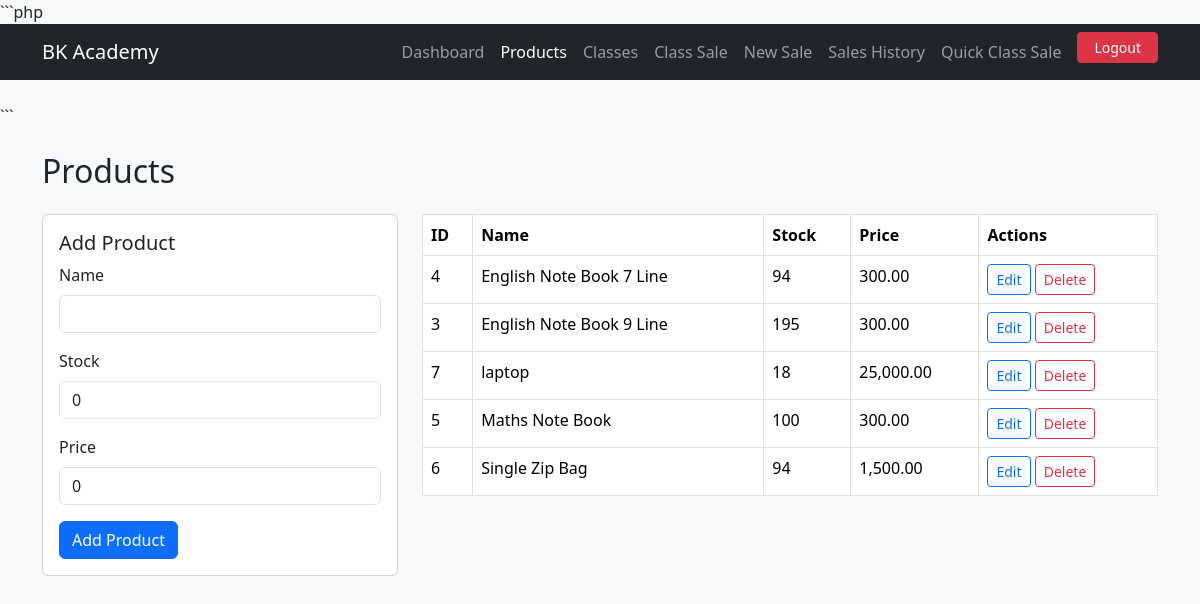
Screenshot of /inventory/products.php with the database file from the repository.
### tables this page shows
CREATE TABLE `products` (
  `id` int(11) NOT NULL,
  `name` varchar(255) NOT NULL,
  `stock` int(11) DEFAULT 0,
  `price` decimal(10,2) NOT NULL
);

### inventory/core.php (called while the page is built, shortened)
<?php
function getConnection() {
    static $pdo = null;
    if ($pdo === null) {
        try {
            $pdo = new PDO(
                "mysql:host=" . DB_HOST . ";dbname=" . DB_NAME . ";charset=utf8mb4",
                DB_USER,
                DB_PASS,
                [
                    PDO::ATTR_ERRMODE            => PDO::ERRMODE_EXCEPTION,
                    PDO::ATTR_DEFAULT_FETCH_MODE => PDO::FETCH_ASSOC,
                    PDO::ATTR_EMULATE_PREPARES   => false,
                ]
            );
            $pdo->exec("SET time_zone = '+05:00'");
        } catch (PDOException $e) {
            die("Database connection failed: " . $e->getMessage());
        }
    }
    return $pdo;
}
function getProducts() {
    $pdo = getConnection();
    $stmt = $pdo->query("SELECT * FROM products ORDER BY name ASC");
    return $stmt->fetchAll();
}

### inventory/products.php (the view, shortened to what this page needs)
<?php
require 'core.php';
$editProduct = null;
$products = getProducts();
?>
<!DOCTYPE html>
<html lang="en">
<head>
<link href="https://cdn.jsdelivr.net/npm/bootstrap@5.3.3/dist/css/bootstrap.min.css" rel="stylesheet">
</head>
<body class="bg-light">
<?php include 'navbar.php'; ?>
<div class="container py-4">
    <h2 class="mb-4">Products</h2>
    <div class="row">
        <div class="col-md-4">
            <div class="card">
                <div class="card-body">
                    <h5 class="card-title"><?= $editProduct ? 'Edit Product' : 'Add Product' ?></h5>
                    <form method="post">
                        <div class="mb-3">
                            <label class="form-label">Name</label>
                            <input type="text" name="name" class="form-control" required
                                   value="<?= htmlspecialchars($editProduct['name'] ?? '') ?>">
                        </div>
                        <div class="mb-3">
                            <label class="form-label">Stock</label>
                            <input type="number" name="stock" class="form-control" min="0" required
                                   value="<?= htmlspecialchars($editProduct['stock'] ?? 0) ?>">
                        </div>
                        <div class="mb-3">
                            <label class="form-label">Price</label>
                            <input type="number" step="0.01" name="price" class="form-control" min="0" required
                                   value="<?= htmlspecialchars($editProduct['price'] ?? 0) ?>">
                        </div>
                        <button type="submit" class="btn btn-primary">
                            <?= $editProduct ? 'Update' : 'Add' ?> Product
                        </button>
                    </form>
                </div>
            </div>
        </div>
        <div class="col-md-8">
            <table class="table table-bordered bg-white">
                <thead>
                    <tr>
                        <th>ID</th>
                        <th>Name</th>
                        <th>Stock</th>
                        <th>Price</th>
                        <th>Actions</th>
                    </tr>
                </thead>
                <tbody>
                    <?php foreach ($products as $p): ?>
                        <tr>
                            <td><?= (int)$p['id'] ?></td>
                            <td><?= htmlspecialchars($p['name']) ?></td>
                            <td><?= (int)$p['stock'] ?></td>
                            <td><?= number_format($p['price'], 2) ?></td>
                            <td>
                                <a href="products.php?edit=<?= (int)$p['id'] ?>" class="btn btn-sm btn-outline-primary">Edit</a>
                                <a href="products.php?delete=<?= (int)$p['id'] ?>"
                                   class="btn btn-sm btn-outline-danger"
                                   onclick="return confirm('Delete this product?');">Delete</a>
                            </td>
                        </tr>
                    <?php endforeach; ?>
                </tbody>
            </table>
        </div>
    </div>
</div>
</body>
</html>

### inventory/navbar.php (shortened to what this page needs)
```php
<?php
$currentPage = basename($_SERVER['PHP_SELF']);
function navActive($page, $current) {
    return $page === $current ? 'active' : '';
}
?>
<nav class="navbar navbar-expand-lg navbar-dark bg-dark mb-4">
    <div class="container">
        <a class="navbar-brand" href="index.php">
            BK Academy
        </a>
        <div class="collapse navbar-collapse" id="navMenu">
            <ul class="navbar-nav ms-auto">
                <li class="nav-item">
                    <a
                        class="nav-link <?= navActive('index.php', $currentPage) ?>"
                        href="index.php"
                    >
                        Dashboard
                    </a>
                </li>
                <li class="nav-item">
                    <a
                        class="nav-link <?= navActive('products.php', $currentPage) ?>"
                        href="products.php"
                    >
                        Products
                    </a>
                </li>
                <li class="nav-item">
                    <a
                        class="nav-link <?= navActive('classes.php', $currentPage) ?>"
                        href="classes.php"
                    >
                        Classes
                    </a>
                </li>
                <li class="nav-item">
                    <a
                        class="nav-link <?= navActive('class_sale.php', $currentPage) ?>"
                        href="class_sale.php"
                    >
                        Class Sale
                    </a>
                </li>
                <li class="nav-item">
                    <a
                        class="nav-link <?= navActive('pos.php', $currentPage) ?>"
                        href="pos.php"
                    >
                        New Sale
                    </a>
                </li>
                <li class="nav-item">
                    <a
                        class="nav-link <?= navActive('sales.php', $currentPage) ?>"
                        href="sales.php"
                    >
                        Sales History
                    </a>
                </li>
                <li class="nav-item">
                    <a
                        class="nav-link <?= navActive('quick_class_sale.php', $currentPage) ?>"
                        href="quick_class_sale.php"
                    >
                        Quick Class Sale
                    </a>
                </li>
                <li class="nav-item ms-lg-2">
                    <a
                        href="?logout=1"
                        class="btn btn-danger btn-sm px-3"
                        onclick="return confirm('Are you sure you want to logout?');"
                    >
                        Logout
                    </a>
                </li>
            </ul>
        </div>
    </div>
</nav>
```

### rows the page displays
products: id "4", name "English Note Book 7 Line", stock "94", price "300.00"
products: id "3", name "English Note Book 9 Line", stock "195", price "300.00"
products: id "7", name "laptop", stock "18", price "25,000.00"
products: id "5", name "Maths Note Book", stock "100", price "300.00"
products: id "6", name "Single Zip Bag", stock "94", price "1,500.00"
